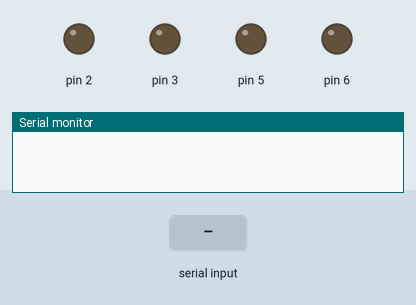
Recording of a sketch running on a simulated Arduino Uno, built with avr-gcc and run on an emulated ATmega328P. Shown: output pins drawn as LEDs (lit = HIGH), the last lines printed to the serial monitor. Inputs (shaded band) come from the test bench.

Above: at 1.2 s.
1.3 s: "motor1" received over Serial
At 2.2 s:
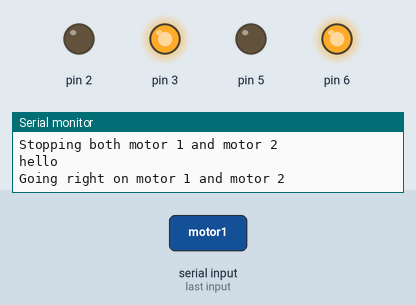
3.9 s: "left" received over Serial
At 4.7 s:
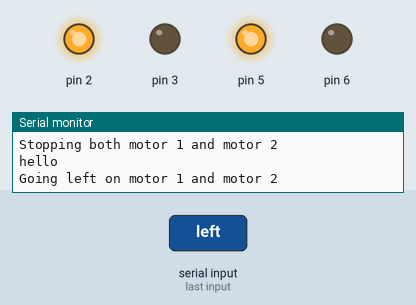
6.4 s: "L" received over Serial
At 7.2 s:
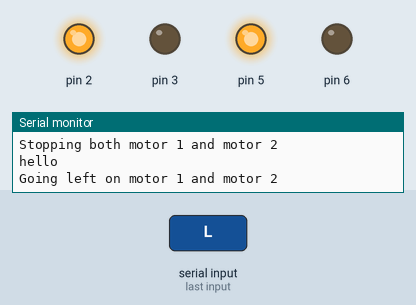
7.9 s: "right" received over Serial
At 10.3 s:
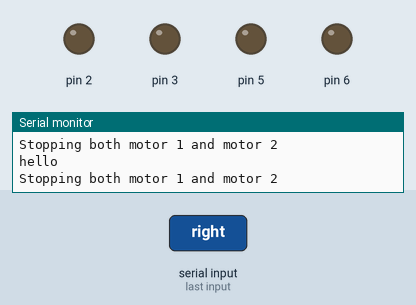
Timing chart, 0 to 11.4 s (numbered marks = the images above; inputs shaded):
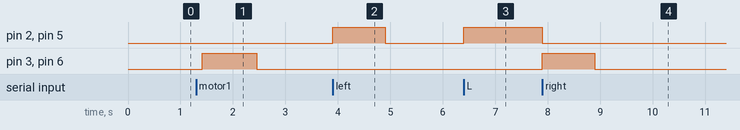

The sketch:

testLights.ino
```cpp
#include <SoftwareSerial.h>

class Motor {
  private:
    int pinLeft;
    int pinRight;
    String name;

  public:
    Motor(int pLeft, int pRight, String n) {
      pinLeft = pLeft;
      pinRight = pRight;
      name = n;
      // establish motor pins as output
      pinMode(pinLeft, OUTPUT);
      pinMode(pinRight, OUTPUT);
      stop();
    }

    turnOnLeft() {
      digitalWrite(pinRight, LOW);
      digitalWrite(pinLeft, HIGH);
    }

    turnOnRight() {
      digitalWrite(pinLeft, LOW);
      digitalWrite(pinRight, HIGH);
    }

    stop() {
      digitalWrite(pinLeft, LOW);
      digitalWrite(pinRight, LOW);
    }
};


class MotorController {
  private:
    Motor motor1;
    Motor motor2;

  public:
    MotorController(Motor m1, Motor m2) : motor1(m1), motor2(m2) {
      motor1.stop();
      motor2.stop();
    }

    void controlMotor(String motorName, String command) {
      if (motorName == "motor1") {
        if (command == "left") motor1.turnOnLeft();
        else if (command == "right") motor1.turnOnRight();
        else motor1.stop();
      }
      else if (motorName == "motor2") {
        if (command == "left") motor2.turnOnLeft();
        else if (command == "right") motor2.turnOnRight();
        else motor2.stop();
      }
    }
};


Motor motor1(2, 3, "motor1");
Motor motor2(5, 6, "motor2");

MotorController motorController(motor1, motor2);

void setup() {
  Serial.begin(9600);
}

void loop() {
  // put your main code here, to run repeatedly:
  if (Serial.available() > 0) {
    Serial.println("hello");
    char incomingChar = Serial.read();

    if (incomingChar == 'L' || incomingChar == 'l') {
      motorController.controlMotor("motor1", "left");
      motorController.controlMotor("motor2", "left");
      Serial.println("Going left on motor 1 and motor 2");
      delay(1000);
    }
    else if (incomingChar == 'R' || incomingChar == 'r') {
      motorController.controlMotor("motor1", "right");
      motorController.controlMotor("motor2", "right");
      Serial.println("Going right on motor 1 and motor 2");
      delay(1000);
    }
    else {
      motorController.controlMotor("motor1", "stop");
      motorController.controlMotor("motor2", "stop");
      Serial.println("Stopping both motor 1 and motor 2");
    }
  }
}
```

Measured:
- after the input at 1.3 s, pin 3, pin 6: LOW → HIGH after 0.12 s, → LOW 1.0 s later
- after the input at 3.9 s, pin 2, pin 5: LOW → HIGH at once, → LOW 1.0 s later
- after the input at 6.4 s, pin 2, pin 5: LOW → HIGH at once
- after the input at 7.9 s, pin 2, pin 5: HIGH → LOW at once; pin 3, pin 6: LOW → HIGH at once, → LOW 1.0 s later
